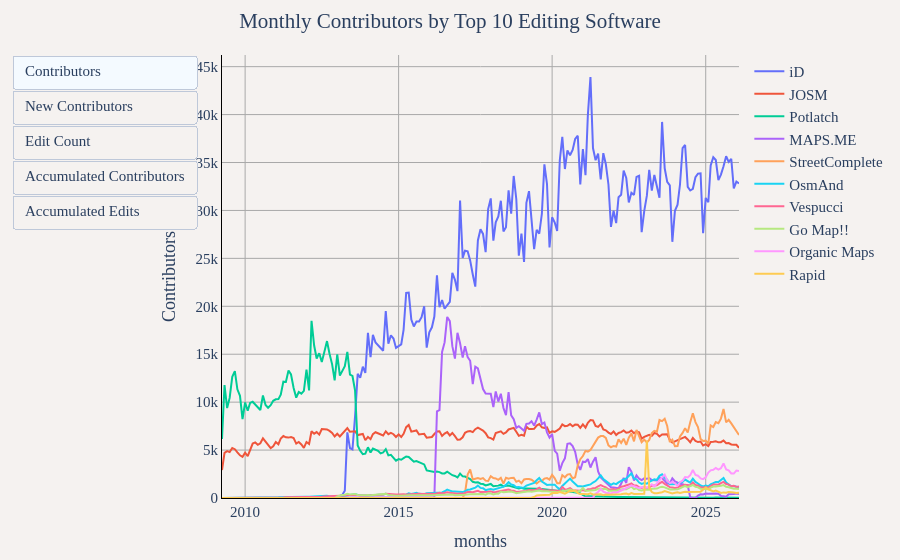

The notebook cell saved with this chart:
### Markdown cell above
## Top 10 Editing Software

### Code cell
df = duckdb.sql("""
WITH top_software AS (
    SELECT created_by
    FROM (
        SELECT
            created_by,
            COUNT(DISTINCT user_name) as total_contributors
        FROM '../changeset_data/year=*/month=*/*.parquet'
        WHERE created_by IS NOT NULL
        GROUP BY created_by
        ORDER BY total_contributors DESC
        LIMIT 10
    )
),
user_first_appearance AS (
    SELECT 
        user_name,
        year,
        month,
        created_by,
        ROW_NUMBER() OVER (PARTITION BY user_name ORDER BY year, month) as rn
    FROM (
        SELECT DISTINCT user_name, year, month, created_by
        FROM '../changeset_data/year=*/month=*/*.parquet'
        WHERE created_by IN (SELECT created_by FROM top_software)
    )
),
first_appearances AS (
    SELECT user_name, year, month, created_by
    FROM user_first_appearance 
    WHERE rn = 1
),
monthly_contributors AS (
    SELECT 
        year,
        month,
        CONCAT(year, '-', LPAD(CAST(month as VARCHAR), 2, '0')) as months,
        created_by,
        COUNT(DISTINCT user_name) as "Contributors",
        SUM(edit_count) as "Edit Count"
    FROM '../changeset_data/year=*/month=*/*.parquet'
    WHERE created_by IN (SELECT created_by FROM top_software)
    GROUP BY year, month, created_by
),
monthly_new_contributors AS (
    SELECT
        year,
        month,
        created_by,
        COUNT(DISTINCT user_name) as "New Contributors"
    FROM first_appearances
    GROUP BY year, month, created_by
),
base_data AS (
    SELECT
        m.year,
        m.month,
        m.months,
        m.created_by,
        m."Contributors",
        COALESCE(n."New Contributors", 0) as "New Contributors",
        m."Edit Count"
    FROM monthly_contributors m
    LEFT JOIN monthly_new_contributors n ON m.year = n.year AND m.month = n.month AND m.created_by = n.created_by
)
SELECT
    months,
    created_by,
    "Contributors",
    "New Contributors",
    "Edit Count",
    SUM("New Contributors") OVER (
        PARTITION BY created_by 
        ORDER BY year, month 
        ROWS UNBOUNDED PRECEDING
    ) as "Accumulated Contributors",
    SUM("Edit Count") OVER (
        PARTITION BY created_by 
        ORDER BY year, month 
        ROWS UNBOUNDED PRECEDING
    ) as "Accumulated Edits"
FROM base_data
ORDER BY year, month, created_by
""").df()

util.show_figure(
    [
        util.FigureConfig(
            title="Monthly Contributors by Top 10 Editing Software",
            label="Contributors",
            x_col="months",
            y_col="Contributors",
            group_col="created_by",
            query_or_df=df,
        ),
        util.FigureConfig(
            title="Monthly New Contributors by Top 10 Editing Software",
            label="New Contributors",
            x_col="months",
            y_col="New Contributors",
            group_col="created_by",
            query_or_df=df,
        ),
        util.FigureConfig(
            title="Monthly Edit Count by Top 10 Editing Software",
            label="Edit Count",
            x_col="months",
            y_col="Edit Count",
            group_col="created_by",
            query_or_df=df,
        ),
        util.FigureConfig(
            title="Accumulated Contributors by Top 10 Editing Software",
            label="Accumulated Contributors",
            x_col="months",
            y_col="Accumulated Contributors",
            group_col="created_by",
            query_or_df=df,
        ),
        util.FigureConfig(
            title="Accumulated Edits by Top 10 Editing Software",
            label="Accumulated Edits",
            x_col="months",
            y_col="Accumulated Edits",
            group_col="created_by",
            query_or_df=df,
        ),
    ],
)

### Figure 1 — Plotly figure (JSON) as saved in the notebook; plotly's stock layout.template omitted (floating-point values rounded to 4 significant figures; data arrays with more than 128 entries replaced by an {"elided": "..."} marker saying what was removed)
{"data": [{"hovertemplate": "iD<br>%{x}<br>%{y:,} Contributors<extra></extra>", "name": "iD", "type": "scatter", "visible": true, "x": {"elided": "203 str values"}, "y": {"elided": "203 int values"}}, {"hovertemplate": "JOSM<br>%{x}<br>%{y:,} Contributors<extra></extra>", "name": "JOSM", "type": "scatter", "visible": true, "x": {"elided": "203 str values"}, "y": {"elided": "203 int values"}}, {"hovertemplate": "Potlatch<br>%{x}<br>%{y:,} Contributors<extra></extra>", "name": "Potlatch", "type": "scatter", "visible": true, "x": {"elided": "203 str values"}, "y": {"elided": "203 int values"}}, {"hovertemplate": "MAPS.ME<br>%{x}<br>%{y:,} Contributors<extra></extra>", "name": "MAPS.ME", "type": "scatter", "visible": true, "x": {"elided": "203 str values"}, "y": {"elided": "203 int values"}}, {"hovertemplate": "StreetComplete<br>%{x}<br>%{y:,} Contributors<extra></extra>", "name": "StreetComplete", "type": "scatter", "visible": true, "x": {"elided": "203 str values"}, "y": {"elided": "203 int values"}}, {"hovertemplate": "OsmAnd<br>%{x}<br>%{y:,} Contributors<extra></extra>", "name": "OsmAnd", "type": "scatter", "visible": true, "x": {"elided": "203 str values"}, "y": {"elided": "203 int values"}}, {"hovertemplate": "Vespucci<br>%{x}<br>%{y:,} Contributors<extra></extra>", "name": "Vespucci", "type": "scatter", "visible": true, "x": {"elided": "203 str values"}, "y": {"elided": "203 int values"}}, {"hovertemplate": "Go Map!!<br>%{x}<br>%{y:,} Contributors<extra></extra>", "name": "Go Map!!", "type": "scatter", "visible": true, "x": {"elided": "203 str values"}, "y": {"elided": "203 int values"}}, {"hovertemplate": "Organic Maps<br>%{x}<br>%{y:,} Contributors<extra></extra>", "name": "Organic Maps", "type": "scatter", "visible": true, "x": {"elided": "203 str values"}, "y": {"elided": "203 int values"}}, {"hovertemplate": "Rapid<br>%{x}<br>%{y:,} Contributors<extra></extra>", "name": "Rapid", "type": "scatter", "visible": true, "x": {"elided": "203 str values"}, "y": {"elided": "203 int values"}}, {"hovertemplate": "iD<br>%{x}<br>%{y:,} New Contributors<extra></extra>", "name": "iD", "type": "scatter", "visible": false, "x": {"elided": "203 str values"}, "y": {"elided": "203 int values"}}, {"hovertemplate": "JOSM<br>%{x}<br>%{y:,} New Contributors<extra></extra>", "name": "JOSM", "type": "scatter", "visible": false, "x": {"elided": "203 str values"}, "y": {"elided": "203 int values"}}, {"hovertemplate": "Potlatch<br>%{x}<br>%{y:,} New Contributors<extra></extra>", "name": "Potlatch", "type": "scatter", "visible": false, "x": {"elided": "203 str values"}, "y": {"elided": "203 int values"}}, {"hovertemplate": "MAPS.ME<br>%{x}<br>%{y:,} New Contributors<extra></extra>", "name": "MAPS.ME", "type": "scatter", "visible": false, "x": {"elided": "203 str values"}, "y": {"elided": "203 int values"}}, {"hovertemplate": "StreetComplete<br>%{x}<br>%{y:,} New Contributors<extra></extra>", "name": "StreetComplete", "type": "scatter", "visible": false, "x": {"elided": "203 str values"}, "y": {"elided": "203 int values"}}, {"hovertemplate": "OsmAnd<br>%{x}<br>%{y:,} New Contributors<extra></extra>", "name": "OsmAnd", "type": "scatter", "visible": false, "x": {"elided": "203 str values"}, "y": {"elided": "203 int values"}}, {"hovertemplate": "Vespucci<br>%{x}<br>%{y:,} New Contributors<extra></extra>", "name": "Vespucci", "type": "scatter", "visible": false, "x": {"elided": "203 str values"}, "y": {"elided": "203 int values"}}, {"hovertemplate": "Go Map!!<br>%{x}<br>%{y:,} New Contributors<extra></extra>", "name": "Go Map!!", "type": "scatter", "visible": false, "x": {"elided": "203 str values"}, "y": {"elided": "203 int values"}}, {"hovertemplate": "Organic Maps<br>%{x}<br>%{y:,} New Contributors<extra></extra>", "name": "Organic Maps", "type": "scatter", "visible": false, "x": {"elided": "203 str values"}, "y": {"elided": "203 int values"}}, {"hovertemplate": "Rapid<br>%{x}<br>%{y:,} New Contributors<extra></extra>", "name": "Rapid", "type": "scatter", "visible": false, "x": {"elided": "203 str values"}, "y": {"elided": "203 int values"}}, {"hovertemplate": "iD<br>%{x}<br>%{y:,} Edit Count<extra></extra>", "name": "iD", "type": "scatter", "visible": false, "x": {"elided": "203 str values"}, "y": {"elided": "203 float values"}}, {"hovertemplate": "JOSM<br>%{x}<br>%{y:,} Edit Count<extra></extra>", "name": "JOSM", "type": "scatter", "visible": false, "x": {"elided": "203 str values"}, "y": {"elided": "203 float values"}}, {"hovertemplate": "Potlatch<br>%{x}<br>%{y:,} Edit Count<extra></extra>", "name": "Potlatch", "type": "scatter", "visible": false, "x": {"elided": "203 str values"}, "y": {"elided": "203 float values"}}, {"hovertemplate": "MAPS.ME<br>%{x}<br>%{y:,} Edit Count<extra></extra>", "name": "MAPS.ME", "type": "scatter", "visible": false, "x": {"elided": "203 str values"}, "y": {"elided": "203 float values"}}, {"hovertemplate": "StreetComplete<br>%{x}<br>%{y:,} Edit Count<extra></extra>", "name": "StreetComplete", "type": "scatter", "visible": false, "x": {"elided": "203 str values"}, "y": {"elided": "203 float values"}}, {"hovertemplate": "OsmAnd<br>%{x}<br>%{y:,} Edit Count<extra></extra>", "name": "OsmAnd", "type": "scatter", "visible": false, "x": {"elided": "203 str values"}, "y": {"elided": "203 float values"}}, {"hovertemplate": "Vespucci<br>%{x}<br>%{y:,} Edit Count<extra></extra>", "name": "Vespucci", "type": "scatter", "visible": false, "x": {"elided": "203 str values"}, "y": {"elided": "203 float values"}}, {"hovertemplate": "Go Map!!<br>%{x}<br>%{y:,} Edit Count<extra></extra>", "name": "Go Map!!", "type": "scatter", "visible": false, "x": {"elided": "203 str values"}, "y": {"elided": "203 float values"}}, {"hovertemplate": "Organic Maps<br>%{x}<br>%{y:,} Edit Count<extra></extra>", "name": "Organic Maps", "type": "scatter", "visible": false, "x": {"elided": "203 str values"}, "y": {"elided": "203 float values"}}, {"hovertemplate": "Rapid<br>%{x}<br>%{y:,} Edit Count<extra></extra>", "name": "Rapid", "type": "scatter", "visible": false, "x": {"elided": "203 str values"}, "y": {"elided": "203 float values"}}, {"hovertemplate": "iD<br>%{x}<br>%{y:,} Accumulated Contributors<extra></extra>", "name": "iD", "type": "scatter", "visible": false, "x": {"elided": "203 str values"}, "y": {"elided": "203 float values"}}, {"hovertemplate": "JOSM<br>%{x}<br>%{y:,} Accumulated Contributors<extra></extra>", "name": "JOSM", "type": "scatter", "visible": false, "x": {"elided": "203 str values"}, "y": {"elided": "203 float values"}}, {"hovertemplate": "Potlatch<br>%{x}<br>%{y:,} Accumulated Contributors<extra></extra>", "name": "Potlatch", "type": "scatter", "visible": false, "x": {"elided": "203 str values"}, "y": {"elided": "203 float values"}}, {"hovertemplate": "MAPS.ME<br>%{x}<br>%{y:,} Accumulated Contributors<extra></extra>", "name": "MAPS.ME", "type": "scatter", "visible": false, "x": {"elided": "203 str values"}, "y": {"elided": "203 float values"}}, {"hovertemplate": "StreetComplete<br>%{x}<br>%{y:,} Accumulated Contributors<extra></extra>", "name": "StreetComplete", "type": "scatter", "visible": false, "x": {"elided": "203 str values"}, "y": {"elided": "203 float values"}}, {"hovertemplate": "OsmAnd<br>%{x}<br>%{y:,} Accumulated Contributors<extra></extra>", "name": "OsmAnd", "type": "scatter", "visible": false, "x": {"elided": "203 str values"}, "y": {"elided": "203 float values"}}, {"hovertemplate": "Vespucci<br>%{x}<br>%{y:,} Accumulated Contributors<extra></extra>", "name": "Vespucci", "type": "scatter", "visible": false, "x": {"elided": "203 str values"}, "y": {"elided": "203 float values"}}, {"hovertemplate": "Go Map!!<br>%{x}<br>%{y:,} Accumulated Contributors<extra></extra>", "name": "Go Map!!", "type": "scatter", "visible": false, "x": {"elided": "203 str values"}, "y": {"elided": "203 float values"}}, {"hovertemplate": "Organic Maps<br>%{x}<br>%{y:,} Accumulated Contributors<extra></extra>", "name": "Organic Maps", "type": "scatter", "visible": false, "x": {"elided": "203 str values"}, "y": {"elided": "203 float values"}}, {"hovertemplate": "Rapid<br>%{x}<br>%{y:,} Accumulated Contributors<extra></extra>", "name": "Rapid", "type": "scatter", "visible": false, "x": {"elided": "203 str values"}, "y": {"elided": "203 float values"}}, {"hovertemplate": "iD<br>%{x}<br>%{y:,} Accumulated Edits<extra></extra>", "name": "iD", "type": "scatter", "visible": false, "x": {"elided": "203 str values"}, "y": {"elided": "203 float values"}}, {"hovertemplate": "JOSM<br>%{x}<br>%{y:,} Accumulated Edits<extra></extra>", "name": "JOSM", "type": "scatter", "visible": false, "x": {"elided": "203 str values"}, "y": {"elided": "203 float values"}}, {"hovertemplate": "Potlatch<br>%{x}<br>%{y:,} Accumulated Edits<extra></extra>", "name": "Potlatch", "type": "scatter", "visible": false, "x": {"elided": "203 str values"}, "y": {"elided": "203 float values"}}, {"hovertemplate": "MAPS.ME<br>%{x}<br>%{y:,} Accumulated Edits<extra></extra>", "name": "MAPS.ME", "type": "scatter", "visible": false, "x": {"elided": "203 str values"}, "y": {"elided": "203 float values"}}, {"hovertemplate": "StreetComplete<br>%{x}<br>%{y:,} Accumulated Edits<extra></extra>", "name": "StreetComplete", "type": "scatter", "visible": false, "x": {"elided": "203 str values"}, "y": {"elided": "203 float values"}}, {"hovertemplate": "OsmAnd<br>%{x}<br>%{y:,} Accumulated Edits<extra></extra>", "name": "OsmAnd", "type": "scatter", "visible": false, "x": {"elided": "203 str values"}, "y": {"elided": "203 float values"}}, {"hovertemplate": "Vespucci<br>%{x}<br>%{y:,} Accumulated Edits<extra></extra>", "name": "Vespucci", "type": "scatter", "visible": false, "x": {"elided": "203 str values"}, "y": {"elided": "203 float values"}}, {"hovertemplate": "Go Map!!<br>%{x}<br>%{y:,} Accumulated Edits<extra></extra>", "name": "Go Map!!", "type": "scatter", "visible": false, "x": {"elided": "203 str values"}, "y": {"elided": "203 float values"}}, {"hovertemplate": "Organic Maps<br>%{x}<br>%{y:,} Accumulated Edits<extra></extra>", "name": "Organic Maps", "type": "scatter", "visible": false, "x": {"elided": "203 str values"}, "y": {"elided": "203 float values"}}, {"hovertemplate": "Rapid<br>%{x}<br>%{y:,} Accumulated Edits<extra></extra>", "name": "Rapid", "type": "scatter", "visible": false, "x": {"elided": "203 str values"}, "y": {"elided": "203 float values"}}], "layout": {"barmode": "stack", "font": {"family": "Times", "size": 15}, "margin": {"b": 55, "l": 55, "r": 55, "t": 55}, "paper_bgcolor": "#f5f2f0", "plot_bgcolor": "#f5f2f0", "title": {"text": "Monthly Contributors by Top 10 Editing Software", "x": 0.5}, "updatemenus": [{"buttons": [{"args": [{"visible": [true, true, true, true, true, true, true, true, true, true, false, false, false, false, false, false, false, false, false, false, false, false, false, false, false, false, false, false, false, false, false, false, false, false, false, false, false, false, false, false, false, false, false, false, false, false, false, false, false, false]}, {"title.text": "Monthly Contributors by Top 10 Editing Software", "xaxis.title.text": "months", "yaxis.title.text": "Contributors"}], "label": "Contributors", "method": "update"}, {"args": [{"visible": [false, false, false, false, false, false, false, false, false, false, true, true, true, true, true, true, true, true, true, true, false, false, false, false, false, false, false, false, false, false, false, false, false, false, false, false, false, false, false, false, false, false, false, false, false, false, false, false, false, false]}, {"title.text": "Monthly New Contributors by Top 10 Editing Software", "xaxis.title.text": "months", "yaxis.title.text": "New Contributors"}], "label": "New Contributors", "method": "update"}, {"args": [{"visible": [false, false, false, false, false, false, false, false, false, false, false, false, false, false, false, false, false, false, false, false, true, true, true, true, true, true, true, true, true, true, false, false, false, false, false, false, false, false, false, false, false, false, false, false, false, false, false, false, false, false]}, {"title.text": "Monthly Edit Count by Top 10 Editing Software", "xaxis.title.text": "months", "yaxis.title.text": "Edit Count"}], "label": "Edit Count", "method": "update"}, {"args": [{"visible": [false, false, false, false, false, false, false, false, false, false, false, false, false, false, false, false, false, false, false, false, false, false, false, false, false, false, false, false, false, false, true, true, true, true, true, true, true, true, true, true, false, false, false, false, false, false, false, false, false, false]}, {"title.text": "Accumulated Contributors by Top 10 Editing Software", "xaxis.title.text": "months", "yaxis.title.text": "Accumulated Contributors"}], "label": "Accumulated Contributors", "method": "update"}, {"args": [{"visible": [false, false, false, false, false, false, false, false, false, false, false, false, false, false, false, false, false, false, false, false, false, false, false, false, false, false, false, false, false, false, false, false, false, false, false, false, false, false, false, false, true, true, true, true, true, true, true, true, true, true]}, {"title.text": "Accumulated Edits by Top 10 Editing Software", "xaxis.title.text": "months", "yaxis.title.text": "Accumulated Edits"}], "label": "Accumulated Edits", "method": "update"}], "type": "buttons"}], "xaxis": {"gridcolor": "darkgray", "linecolor": "black", "showgrid": true, "tickcolor": "black", "title": {"text": "months"}, "zerolinecolor": "darkgray"}, "yaxis": {"gridcolor": "darkgray", "linecolor": "black", "rangemode": "tozero", "showgrid": true, "tickcolor": "black", "title": {"text": "Contributors"}, "zerolinecolor": "darkgray"}}}
